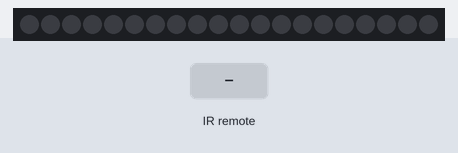
Recording of a sketch running on a simulated Arduino Uno, built with avr-gcc and run on an emulated ATmega328P. Parts: 20 RGB LEDs in strip order, left to right. Inputs (shaded band) come from the test bench. What the sketch prints to the serial monitor is not drawn.

Above: at 1.2 s.
1.3 s: infrared code 0x67A6E25B received
At 2.5 s:
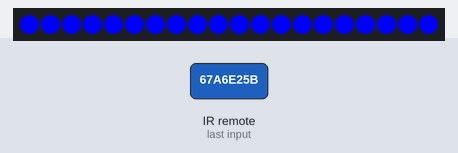
2.8 s: infrared code 0x55206223 received
At 3.9 s:
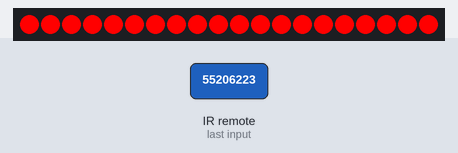
Timing chart, 0 to 5.8 s (numbered marks = the images above; inputs shaded):
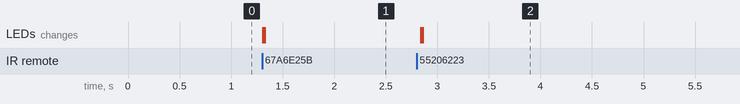

The sketch:

Laser_target_FastLED.ino
```cpp
#include <FastLED.h>

#include <IRremote.h>
#include <FlexiTimer2.h>

#define LED_PIN 6
#define NUM_LEDS 20
CRGB leds[NUM_LEDS];


int RECV_PIN = 11;

IRrecv irrecv(RECV_PIN);
decode_results results;

bool checkIR() {
  Serial.print(".");
  uint8_t color = 0;
  if (irrecv.decode(&results)) {
    Serial.print("?");
    switch (results.value) {
      case 0x67A6E25B:
      case 0x839B0D18:
      case 0x81760AB3:
      case 0x7B1BEEC9:
      case 0x9436164D:
        color = 1; //blue");
        break;
      case 0x55206223:
      case 0x71148CE0:
      case 0x6EEF8A7B:
      case 0x68956E91:
      case 0x81AF9615:
        color = 2; //red");
        break;
      case 0xFCBAF4E1:
      case 0x18AF1F9E:
      case 0x4AF0F009:
      case 0xD9A64DF3:
      case 0x7DDC5D2F:
        color = 3; //yellow");
        break;
      case 0x1E16B32F:
      case 0x3A0ADDEC:
      case 0x37E5DB87:
      case 0x318BBF9D:
      case 0x4AA5E721:
        color = 4; //green");
        break;
      default:
        Serial.println(results.value, HEX);
        irrecv.resume();
        return false;
    }
    Serial.print("!");
 //   FlexiTimer2::stop();
    setColor(CRGB::Black); // Red
    delay(20);
    if (color == 1) {
      setColor(CRGB::Blue);
    } else if (color == 2) {
      setColor(CRGB::Red);
    } else if (color == 3) {
      setColor(CRGB::Yellow);
    } else if (color == 4) {
      setColor(CRGB::Green);
    }
    delay(10);
   // FlexiTimer2::start();
    irrecv.resume();

    return true;
  }
  return false;
}

void setup() {
Serial.begin(9600);
  FastLED.addLeds<NEOPIXEL, LED_PIN>(leds, NUM_LEDS);
  irrecv.enableIRIn();
  //FlexiTimer2::set(100, checkIR);
  //FlexiTimer2::start();
}

void loop() {
  checkIR();
  delay(50);
  // Some example procedures showing how to display to the pixels:
  /*colorWipe(0xff0000, 50); // Red
  colorWipe(0x00ff00, 50); // Green
  colorWipe(0x0000ff, 50); // Blue

  rainbow(50);
  rainbowCycle(5  0);*/
}

void ir_delay(uint16_t ms) {
  if (checkIR()) {
    for (int i; i < 40; i++) {
      delay(50);
      if (checkIR()) {
        i = 0;
      }
    }
  }
  delay(ms);
}

void setColor(CRGB c) {
  for(uint16_t i=0; i<NUM_LEDS; i++) {
      leds[i] = c;
  }
  FastLED.show();
}

// Fill the dots one after the other with a color
void colorWipe(CRGB c, uint8_t wait) {
  for(uint16_t i=0; i<NUM_LEDS; i++) {
      leds[i] = c;
      FastLED.show();
      ir_delay(wait);
  }
}

void rainbow(uint8_t wait) {
  uint16_t i, j;

  for(j=0; j<256; j++) {
    for(i=0; i<NUM_LEDS; i++) {
      leds[i] = Wheel((i+j) & 255);
    }
    FastLED.show();
    ir_delay(wait);
  }
}

// Slightly different, this makes the rainbow equally distributed throughout
void rainbowCycle(uint8_t wait) {
  uint16_t i, j;

  for(j=0; j<256*5; j++) { // 5 cycles of all colors on wheel
    for(i=0; i< NUM_LEDS; i++) {
      leds[i] = Wheel(((i * 256 / NUM_LEDS) + j) & 255);
    }
    FastLED.show();
    ir_delay(wait);
  }
}
// Input a value 0 to 255 to get a color value.
// The colours are a transition r - g - b - back to r.
CRGB Wheel(byte WheelPos) {
  WheelPos = 255 - WheelPos;
  if(WheelPos < 85) {
   return (255 - WheelPos * 3) * 256 * 256 + WheelPos * 3;
  } else if(WheelPos < 170) {
    WheelPos -= 85;
   return WheelPos * 3 * 256 + 255 - WheelPos * 3;
  } else {
   WheelPos -= 170;
   return WheelPos * 3 * 256 * 256 + (255 - WheelPos * 3) *256;
  }
}
```

Measured:
- after the input at 2.8 s, the LEDs: first change at once (image 2 shows a later state)
